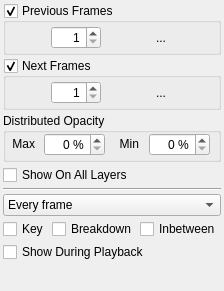
<?xml version="1.0" encoding="UTF-8"?>
<ui version="4.0">
 <class>OnionSkin</class>
 <widget class="QDockWidget" name="OnionSkin">
  <property name="geometry">
   <rect>
    <x>0</x>
    <y>0</y>
    <width>140</width>
    <height>291</height>
   </rect>
  </property>
  <property name="minimumSize">
   <size>
    <width>140</width>
    <height>122</height>
   </size>
  </property>
  <property name="floating">
   <bool>false</bool>
  </property>
  <property name="windowTitle">
   <string comment="Window title of display options like .">Onion Skins</string>
  </property>
  <widget class="QWidget" name="dockWidgetContents">
   <property name="sizePolicy">
    <sizepolicy hsizetype="Preferred" vsizetype="Preferred">
     <horstretch>0</horstretch>
     <verstretch>0</verstretch>
    </sizepolicy>
   </property>
   <layout class="QVBoxLayout" name="verticalLayout">
    <property name="spacing">
     <number>0</number>
    </property>
    <property name="leftMargin">
     <number>0</number>
    </property>
    <property name="topMargin">
     <number>0</number>
    </property>
    <property name="rightMargin">
     <number>0</number>
    </property>
    <property name="bottomMargin">
     <number>0</number>
    </property>
    <item>
     <widget class="QScrollArea" name="scrollArea">
      <property name="sizePolicy">
       <sizepolicy hsizetype="Minimum" vsizetype="Minimum">
        <horstretch>0</horstretch>
        <verstretch>0</verstretch>
       </sizepolicy>
      </property>
      <property name="minimumSize">
       <size>
        <width>0</width>
        <height>100</height>
       </size>
      </property>
      <property name="frameShape">
       <enum>QFrame::NoFrame</enum>
      </property>
      <property name="frameShadow">
       <enum>QFrame::Plain</enum>
      </property>
      <property name="horizontalScrollBarPolicy">
       <enum>Qt::ScrollBarAsNeeded</enum>
      </property>
      <property name="widgetResizable">
       <bool>true</bool>
      </property>
      <property name="alignment">
       <set>Qt::AlignLeading|Qt::AlignLeft|Qt::AlignTop</set>
      </property>
      <widget class="QWidget" name="scrollAreaWidgetContents">
       <property name="geometry">
        <rect>
         <x>0</x>
         <y>0</y>
         <width>160</width>
         <height>254</height>
        </rect>
       </property>
       <property name="sizePolicy">
        <sizepolicy hsizetype="Expanding" vsizetype="Preferred">
         <horstretch>0</horstretch>
         <verstretch>0</verstretch>
        </sizepolicy>
       </property>
       <layout class="QVBoxLayout" name="verticalLayout_3">
        <property name="spacing">
         <number>3</number>
        </property>
        <property name="leftMargin">
         <number>3</number>
        </property>
        <property name="topMargin">
         <number>3</number>
        </property>
        <property name="rightMargin">
         <number>3</number>
        </property>
        <property name="bottomMargin">
         <number>3</number>
        </property>
        <item>
         <widget class="QGroupBox" name="prevFramesGroup">
          <property name="title">
           <string>Previous Frames</string>
          </property>
          <property name="checkable">
           <bool>true</bool>
          </property>
          <layout class="QHBoxLayout" name="onionPrevLayout">
           <property name="spacing">
            <number>3</number>
           </property>
           <property name="sizeConstraint">
            <enum>QLayout::SetDefaultConstraint</enum>
           </property>
           <property name="leftMargin">
            <number>0</number>
           </property>
           <property name="topMargin">
            <number>3</number>
           </property>
           <property name="rightMargin">
            <number>0</number>
           </property>
           <property name="bottomMargin">
            <number>3</number>
           </property>
           <item>
            <widget class="QSpinBox" name="onionPrevFramesNumBox">
             <property name="toolTip">
              <string>Number of previous frames to show</string>
             </property>
             <property name="sizePolicy">
              <sizepolicy hsizetype="Fixed" vsizetype="Fixed">
               <horstretch>0</horstretch>
               <verstretch>0</verstretch>
              </sizepolicy>
             </property>
             <property name="minimumSize">
              <size>
               <width>50</width>
               <height>0</height>
              </size>
             </property>
             <property name="alignment">
              <set>Qt::AlignRight|Qt::AlignTrailing|Qt::AlignVCenter</set>
             </property>
             <property name="minimum">
              <number>1</number>
             </property>
             <property name="maximum">
              <number>60</number>
             </property>
            </widget>
           </item>
           <item>
            <widget class="QToolButton" name="onionRedButton">
             <property name="toolTip">
              <string>Onion skin color: red</string>
             </property>
             <property name="statusTip">
              <string>Onion skin color: red</string>
             </property>
             <property name="text">
              <string>...</string>
             </property>
             <property name="iconSize">
              <size>
               <width>22</width>
               <height>22</height>
              </size>
             </property>
             <property name="checkable">
              <bool>true</bool>
             </property>
             <property name="autoRaise">
              <bool>true</bool>
             </property>
            </widget>
           </item>
          </layout>
         </widget>
        </item>
        <item>
         <widget class="QGroupBox" name="nextFramesGroup">
          <property name="title">
           <string>Next Frames</string>
          </property>
          <property name="checkable">
           <bool>true</bool>
          </property>
          <layout class="QHBoxLayout" name="onionNextlLayout">
           <property name="spacing">
            <number>3</number>
           </property>
           <property name="sizeConstraint">
            <enum>QLayout::SetDefaultConstraint</enum>
           </property>
           <property name="leftMargin">
            <number>0</number>
           </property>
           <property name="topMargin">
            <number>3</number>
           </property>
           <property name="rightMargin">
            <number>0</number>
           </property>
           <property name="bottomMargin">
            <number>3</number>
           </property>
           <item>
            <widget class="QSpinBox" name="onionNextFramesNumBox">
             <property name="toolTip">
              <string>Number of next frames to show</string>
             </property>
             <property name="sizePolicy">
              <sizepolicy hsizetype="Fixed" vsizetype="Fixed">
               <horstretch>0</horstretch>
               <verstretch>0</verstretch>
              </sizepolicy>
             </property>
             <property name="minimumSize">
              <size>
               <width>50</width>
               <height>0</height>
              </size>
             </property>
             <property name="alignment">
              <set>Qt::AlignRight|Qt::AlignTrailing|Qt::AlignVCenter</set>
             </property>
             <property name="buttonSymbols">
              <enum>QAbstractSpinBox::UpDownArrows</enum>
             </property>
             <property name="minimum">
              <number>1</number>
             </property>
             <property name="maximum">
              <number>60</number>
             </property>
            </widget>
           </item>
           <item>
            <widget class="QToolButton" name="onionBlueButton">
             <property name="maximumSize">
              <size>
               <width>16777215</width>
               <height>16777215</height>
              </size>
             </property>
             <property name="toolTip">
              <string>Onion skin color: blue</string>
             </property>
             <property name="statusTip">
              <string>Onion skin color: blue</string>
             </property>
             <property name="autoFillBackground">
              <bool>false</bool>
             </property>
             <property name="text">
              <string>...</string>
             </property>
             <property name="iconSize">
              <size>
               <width>22</width>
               <height>22</height>
              </size>
             </property>
             <property name="checkable">
              <bool>true</bool>
             </property>
             <property name="autoRaise">
              <bool>true</bool>
             </property>
            </widget>
           </item>
          </layout>
         </widget>
        </item>
        <item>
         <widget class="QGroupBox" name="opacityGroup">
          <property name="title">
           <string>Distributed Opacity</string>
          </property>
          <layout class="QHBoxLayout" name="horizontalLayout">
           <property name="spacing">
            <number>0</number>
           </property>
           <property name="leftMargin">
            <number>0</number>
           </property>
           <property name="topMargin">
            <number>0</number>
           </property>
           <property name="rightMargin">
            <number>0</number>
           </property>
           <property name="bottomMargin">
            <number>3</number>
           </property>
           <item>
            <widget class="QWidget" name="maxOpacityGroup" native="true">
             <layout class="QHBoxLayout" name="horizontalLayout_3">
              <property name="spacing">
               <number>3</number>
              </property>
              <property name="leftMargin">
               <number>0</number>
              </property>
              <property name="topMargin">
               <number>0</number>
              </property>
              <property name="rightMargin">
               <number>0</number>
              </property>
              <property name="bottomMargin">
               <number>0</number>
              </property>
              <item>
               <widget class="QLabel" name="maxOpacityLabel">
                <property name="sizePolicy">
                 <sizepolicy hsizetype="Fixed" vsizetype="Fixed">
                  <horstretch>0</horstretch>
                  <verstretch>0</verstretch>
                 </sizepolicy>
                </property>
                <property name="text">
                 <string>Max</string>
                </property>
                <property name="alignment">
                 <set>Qt::AlignRight|Qt::AlignTrailing|Qt::AlignVCenter</set>
                </property>
               </widget>
              </item>
              <item>
               <widget class="QSpinBox" name="onionMaxOpacityBox">
                <property name="toolTip">
                 <string>Opacity of the nearest onion skin frame</string>
                </property>
                <property name="sizePolicy">
                 <sizepolicy hsizetype="Fixed" vsizetype="Fixed">
                  <horstretch>0</horstretch>
                  <verstretch>0</verstretch>
                 </sizepolicy>
                </property>
                <property name="minimumSize">
                 <size>
                  <width>50</width>
                  <height>0</height>
                 </size>
                </property>
                <property name="alignment">
                 <set>Qt::AlignRight|Qt::AlignTrailing|Qt::AlignVCenter</set>
                </property>
                <property name="suffix">
                 <string> %</string>
                </property>
                <property name="prefix">
                 <string/>
                </property>
                <property name="maximum">
                 <number>100</number>
                </property>
               </widget>
              </item>
             </layout>
            </widget>
           </item>
           <item>
            <widget class="QWidget" name="minOpacityGroup" native="true">
             <layout class="QHBoxLayout" name="horizontalLayout_2">
              <property name="spacing">
               <number>3</number>
              </property>
              <property name="leftMargin">
               <number>0</number>
              </property>
              <property name="topMargin">
               <number>0</number>
              </property>
              <property name="rightMargin">
               <number>0</number>
              </property>
              <property name="bottomMargin">
               <number>0</number>
              </property>
              <item>
               <widget class="QLabel" name="minOpacityLabel">
                <property name="sizePolicy">
                 <sizepolicy hsizetype="Fixed" vsizetype="Fixed">
                  <horstretch>0</horstretch>
                  <verstretch>0</verstretch>
                 </sizepolicy>
                </property>
                <property name="text">
                 <string>Min</string>
                </property>
                <property name="alignment">
                 <set>Qt::AlignRight|Qt::AlignTrailing|Qt::AlignVCenter</set>
                </property>
               </widget>
              </item>
              <item>
               <widget class="QSpinBox" name="onionMinOpacityBox">
                <property name="toolTip">
                 <string>Opacity of the farthest onion skin frame</string>
                </property>
                <property name="sizePolicy">
                 <sizepolicy hsizetype="Fixed" vsizetype="Fixed">
                  <horstretch>0</horstretch>
                  <verstretch>0</verstretch>
                 </sizepolicy>
                </property>
                <property name="minimumSize">
                 <size>
                  <width>50</width>
                  <height>0</height>
                 </size>
                </property>
                <property name="alignment">
                 <set>Qt::AlignRight|Qt::AlignTrailing|Qt::AlignVCenter</set>
                </property>
                <property name="suffix">
                 <string> %</string>
                </property>
                <property name="prefix">
                 <string/>
                </property>
                <property name="maximum">
                 <number>100</number>
                </property>
               </widget>
              </item>
             </layout>
            </widget>
           </item>
          </layout>
         </widget>
        </item>
        <item>
         <layout class="QVBoxLayout" name="verticalLayout_2">
          <property name="topMargin">
           <number>0</number>
          </property>
          <item>
           <widget class="QCheckBox" name="onionSkinMultiLayer">
            <property name="toolTip">
             <string>Show onion skins of every layer, not only the current one</string>
            </property>
            <property name="text">
             <string>Show On All Layers</string>
            </property>
           </widget>
          </item>
          <item>
           <widget class="Line" name="line">
            <property name="orientation">
             <enum>Qt::Horizontal</enum>
            </property>
           </widget>
          </item>
          <item>
           <widget class="QComboBox" name="onionSkinMode">
            <property name="toolTip">
             <string>Which frames show as onion skins</string>
            </property>
            <item>
             <property name="text">
              <string>Every frame</string>
             </property>
            </item>
            <item>
             <property name="text">
              <string>Every drawing</string>
             </property>
            </item>
            <item>
             <property name="text">
              <string>Marked drawings</string>
             </property>
            </item>
           </widget>
          </item>
          <item>
           <layout class="QHBoxLayout" name="onionMarksLayout">
            <item>
             <widget class="QCheckBox" name="onionMarkKey">
              <property name="toolTip">
               <string>Marked drawings mode shows Drawings marked Key</string>
              </property>
              <property name="text">
               <string>Key</string>
              </property>
             </widget>
            </item>
            <item>
             <widget class="QCheckBox" name="onionMarkBreakdown">
              <property name="toolTip">
               <string>Marked drawings mode shows Drawings marked Breakdown</string>
              </property>
              <property name="text">
               <string>Breakdown</string>
              </property>
             </widget>
            </item>
            <item>
             <widget class="QCheckBox" name="onionMarkInbetween">
              <property name="toolTip">
               <string>Marked drawings mode shows Drawings marked Inbetween</string>
              </property>
              <property name="text">
               <string>Inbetween</string>
              </property>
             </widget>
            </item>
           </layout>
          </item>
          <item>
           <widget class="QCheckBox" name="onionWhilePlayback">
            <property name="toolTip">
             <string>Keep onion skins visible during playback</string>
            </property>
            <property name="text">
             <string>Show During Playback</string>
            </property>
           </widget>
          </item>
         </layout>
        </item>
        <item>
         <spacer name="verticalSpacer">
          <property name="orientation">
           <enum>Qt::Vertical</enum>
          </property>
          <property name="sizeHint" stdset="0">
           <size>
            <width>0</width>
            <height>0</height>
           </size>
          </property>
         </spacer>
        </item>
       </layout>
      </widget>
     </widget>
    </item>
   </layout>
  </widget>
 </widget>
 <resources>
  <include location="../data/app.qrc"/>
 </resources>
 <connections/>
</ui>
